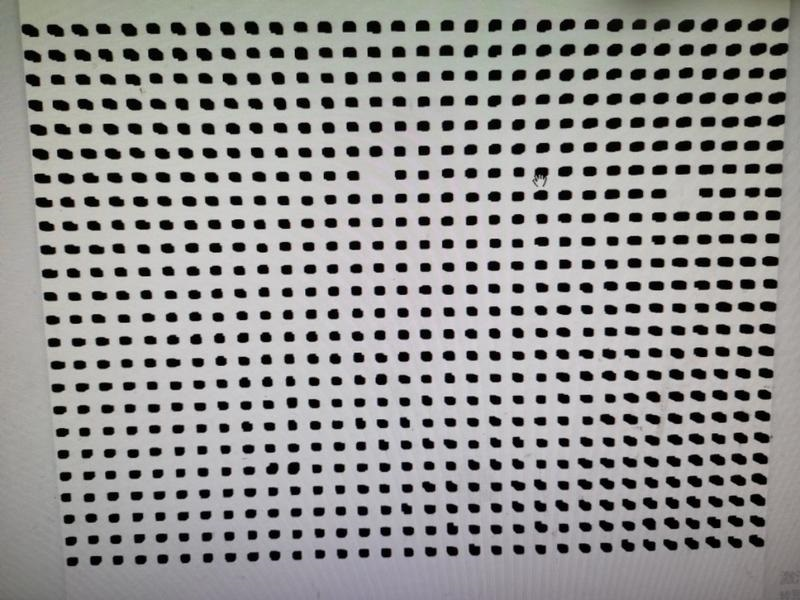
#> input picture opencv_prj/defect/kd3f6nh06a.png, 800 x 600 px, given in place of the camera
$ python optical_flow_combined.py
#> lines starting #> are read from the running program, lines starting #| are printed output that depends on the picture
### opencv_prj/utils/plot_utils.py
import matplotlib.pyplot as plt
import matplotlib
from pathlib import Path
import platform

def setup_chinese_font():
    """设置matplotlib中文字体"""
    system = platform.system()

    if system == 'Windows':
        # Windows系统
        font_path = "C:/Windows/Fonts/simhei.ttf"  # 黑体
        if Path(font_path).exists():
            plt.rcParams['font.sans-serif'] = ['SimHei']  # 设置默认字体
    elif system == 'Linux':
        # Linux系统
        plt.rcParams['font.sans-serif'] = ['WenQuanYi Micro Hei']  # 文泉驿微米黑
    elif system == 'Darwin':
        # macOS系统
        plt.rcParams['font.sans-serif'] = ['Arial Unicode MS']  # macOS自带的字体

    plt.rcParams['axes.unicode_minus'] = False  # 解决负号显示问题

# [13 lines left out: function create_figure_with_chinese, not called in this run]

### opencv_prj/optical_flow_combined.py
import cv2
import numpy as np
from opencv_prj.utils.plot_utils import setup_chinese_font
setup_chinese_font()

class OpticalFlowDemo:
    def __init__(self):
        self.cap = None
        self.flow_type = 'sparse'  # 'sparse' or 'dense'
        self.tracking = True

    def setup_camera(self):
        """设置摄像头"""
        self.cap = cv2.VideoCapture(0)
        if not self.cap.isOpened():
            print("无法打开摄像头")
            return False
        return True

    def process_dense_flow(self, old_gray, frame_gray):
        """处理稠密光流"""
        flow = cv2.calcOpticalFlowFarneback(
            old_gray, frame_gray, None,
            pyr_scale=0.5, levels=3, winsize=15,
            iterations=3, poly_n=5, poly_sigma=1.2,
            flags=0
        )

        # 计算大小和方向
        mag, ang = cv2.cartToPolar(flow[..., 0], flow[..., 1])

        # 创建HSV图像
        hsv = np.zeros((frame_gray.shape[0], frame_gray.shape[1], 3), dtype=np.uint8)
        hsv[..., 0] = ang * 180 / np.pi / 2
        hsv[..., 1] = 255
        hsv[..., 2] = cv2.normalize(mag, None, 0, 255, cv2.NORM_MINMAX)

        return cv2.cvtColor(hsv, cv2.COLOR_HSV2BGR)

    def process_sparse_flow(self, old_gray, frame_gray, p0, mask):
        """处理稀疏光流"""
        if p0 is None or len(p0) == 0:
            return None, None, mask

        lk_params = dict(
            winSize=(15, 15),
            maxLevel=2,
            criteria=(cv2.TERM_CRITERIA_EPS | cv2.TERM_CRITERIA_COUNT, 10, 0.03)
        )

        p1, st, err = cv2.calcOpticalFlowPyrLK(
            old_gray, frame_gray, p0, None, **lk_params
        )

        if p1 is not None:
            good_new = p1[st==1]
            good_old = p0[st==1]

            # 绘制轨迹
            for new, old in zip(good_new, good_old):
                a, b = new.ravel()
                c, d = old.ravel()
                mask = cv2.line(mask, (int(a), int(b)), (int(c), int(d)),
                              (0, 255, 0), 2)

            return good_new.reshape(-1, 1, 2), mask

        return None, mask

    def run(self):
        """运行演示"""
        if not self.setup_camera():
            return

        ret, old_frame = self.cap.read()
#> old_frame is the input picture: shape (600, 800, 3); mean B, G, R 147.1, 148.4, 149.1
        if not ret:
            return

        old_gray = cv2.cvtColor(old_frame, cv2.COLOR_BGR2GRAY)
        mask = np.zeros_like(old_frame)

        # 特征点检测参数
        feature_params = dict(
            maxCorners=100,
            qualityLevel=0.3,
            minDistance=7,
            blockSize=7
        )

        p0 = cv2.goodFeaturesToTrack(old_gray, mask=None, **feature_params)
#> p0 = 100 rows, first 8: [446, 399], [379, 422], [515, 398], [492, 397], [240, 359], [558, 375], [514, 375], [468, 376]

        while True:
            ret, frame = self.cap.read()
            if not ret:
                break

            frame_gray = cv2.cvtColor(frame, cv2.COLOR_BGR2GRAY)

            if self.tracking:
                if self.flow_type == 'dense':
                    # 稠密光流
                    flow_vis = self.process_dense_flow(old_gray, frame_gray)
                    cv2.imshow('Optical Flow', flow_vis)
                else:
                    # 稀疏光流
                    p0, mask = self.process_sparse_flow(old_gray, frame_gray, p0, mask)
#> in process_sparse_flow, `p1, st, err = cv2.calcOpticalFlowPyrLK( old_gray, frame_gray, p0, None..`: p1 has the same summary as p0 in run; st = 100 values from 1 to 1; err = 100 values from 0 to 0
#> in process_sparse_flow, `good_new = p1[st==1]`: good_new = 100 pairs, first value 98 to 697, second value 101 to 487
#> in process_sparse_flow, `good_old = p0[st==1]`: good_old has the same summary as good_new
#> the loop in process_sparse_flow, `for new, old in zip(good_new, good_old):` made 100 passes
#> (a, b, c, d) on passes 1 to 12: (446, 399, 446, 399), (379, 422, 379, 422), (515, 398, 515, 398), (492, 397, 492, 397), (240, 359, 240, 359), (558, 375, 558, 375), (514, 375, 514, 375), (468, 376, 468, 376), (581, 397, 581, 397), (240, 202, 240, 202), (560, 396, 560, 396), (536, 420, 536, 420)
#> after the loop in process_sparse_flow, `for new, old in zip(good_new, good_old):`:
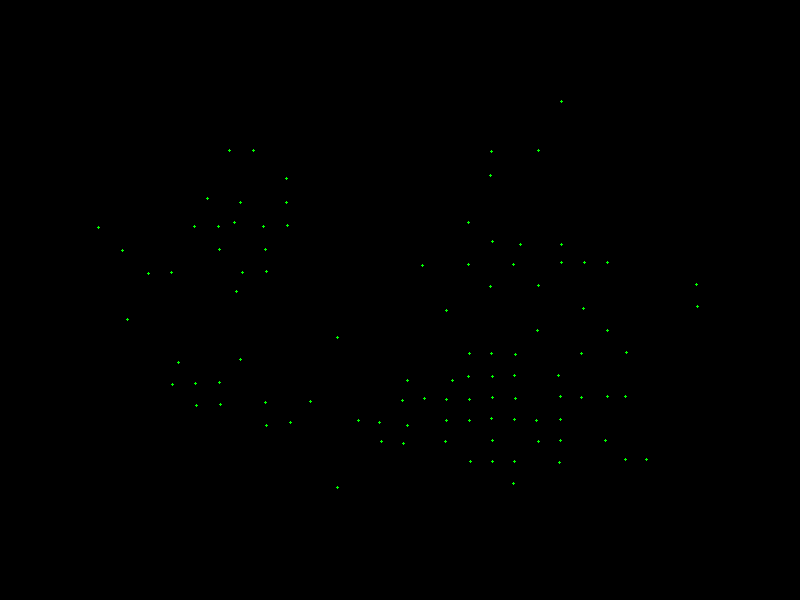
#> mask: shape (600, 800, 3); mean of channels 0, 1, 2 0, 0.3, 0; drawn as B, G, R
                    if p0 is not None:
                        img = cv2.add(frame, mask)
                        cv2.imshow('Optical Flow', img)

                        # 重新检测特征点
                        if len(p0) < 50:
                            p0 = cv2.goodFeaturesToTrack(frame_gray, mask=None,
                                                       **feature_params)
                            mask = np.zeros_like(frame)

            # 显示原始帧
            cv2.imshow('Original', frame)

            # 键盘控制
            key = cv2.waitKey(1) & 0xFF
#> (key q is pressed here)
            if key == ord('q'):
                break
            elif key == ord('s'):
                self.flow_type = 'sparse'
                mask = np.zeros_like(frame)
                p0 = cv2.goodFeaturesToTrack(frame_gray, mask=None, **feature_params)
            elif key == ord('d'):
                self.flow_type = 'dense'
            elif key == ord('t'):
                self.tracking = not self.tracking
                if self.tracking:
                    mask = np.zeros_like(frame)
                    p0 = cv2.goodFeaturesToTrack(frame_gray, mask=None, **feature_params)

            old_gray = frame_gray.copy()

        self.cap.release()
        cv2.destroyAllWindows()

if __name__ == "__main__":
    demo = OpticalFlowDemo()
    demo.run()
